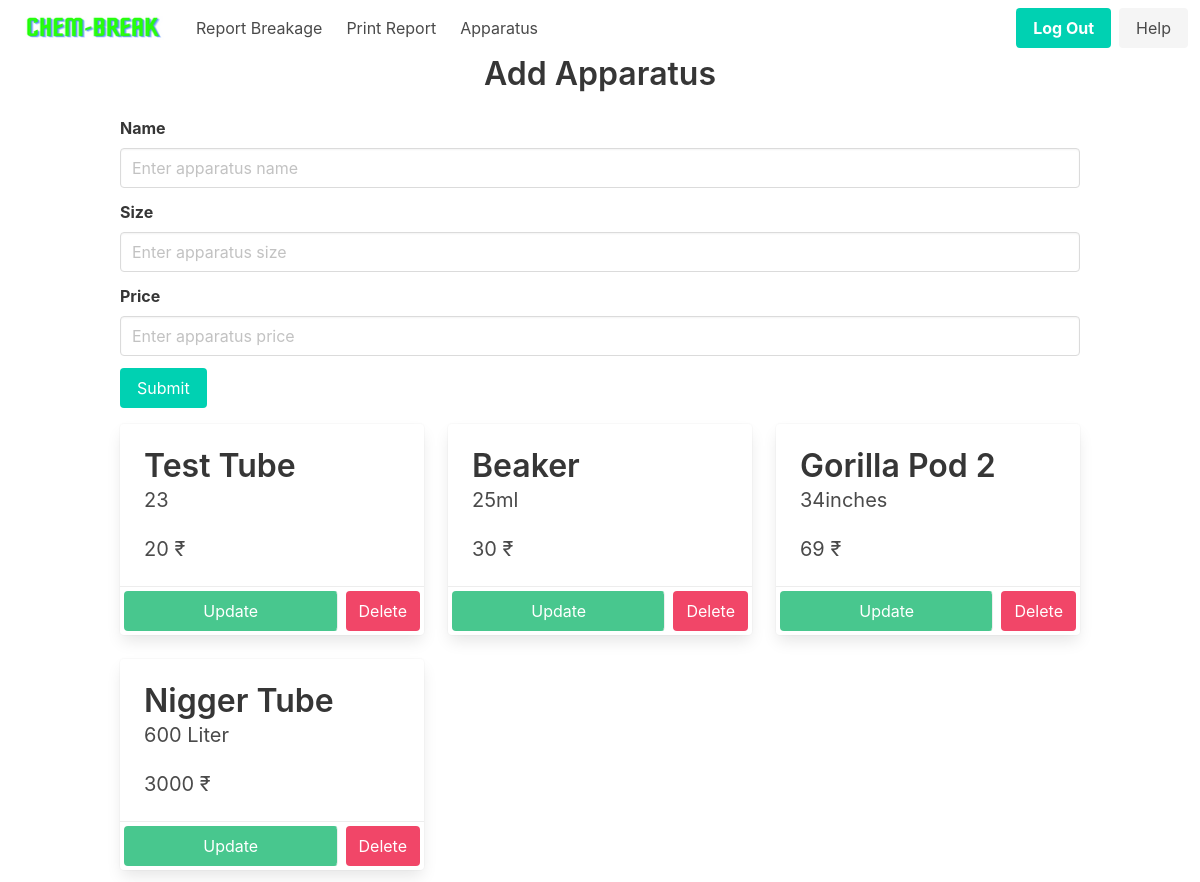
The app's page /home/apparatus (signed in), older data.
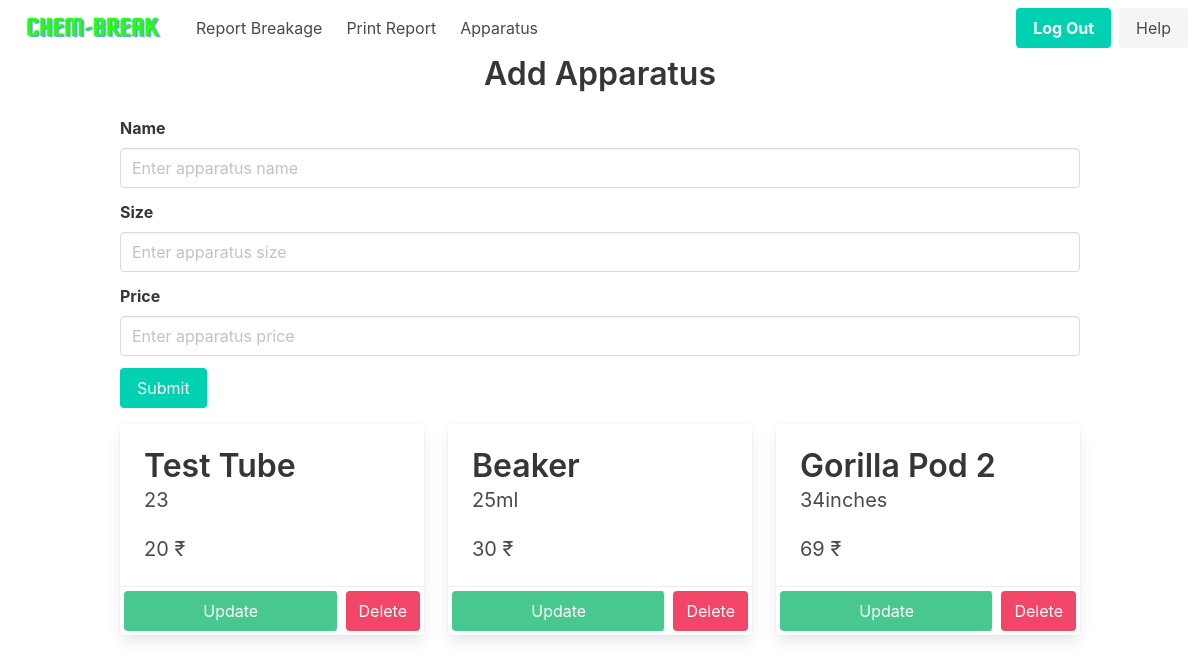
The same page, newer data.
### app/models.py (models this page shows, shortened)
class Apparatus(db.Model):
    __tablename__ = "apparatus"
    id = db.Column(db.Integer, primary_key=True)
    name = db.Column(db.String(100), nullable=False)
    size = db.Column(db.String(100), nullable=False)
    price = db.Column(db.Integer, nullable=False)
    apparatus = db.relationship(
        'Breakage', backref='breakage', lazy=True, cascade='all, delete-orphan')

### app/routes.py (the view)
@main.route('/home/apparatus')
@login_required
def apparatus():
    return render_template('apparatus.html', apparatuses=Apparatus.query.all())

### app/__init__.py (called while the page is built)
def create_app(config=None):
    app = Flask(__name__)
    if config:
        app.config.from_object(config)
    db.init_app(app)
    login_manager = LoginManager()
    login_manager.login_view = 'auth.login'
    login_manager.init_app(app)
    with app.app_context():
        from app.models import User, Breakage, Student, Apparatus, Record, Bank
        db.create_all()
    from app.models import User
    @login_manager.user_loader
    def load_user(user_id):
        return User.query.get(int(user_id))
    from .auth import auth as auth_blueprint
    app.register_blueprint(auth_blueprint)
    from .routes import main as main_blueprint
    app.register_blueprint(main_blueprint)
    return app

### app/templates/apparatus.html (shortened to what this page needs)
{% extends 'nav_base.html' %}
{% block content %}
<div class="container is-max-desktop">
    <h1 class="title has-text-centered">Add Apparatus</h1>
    <form method="post">
        <div class="field">
            <label class="label">Name</label>
            <div class="control">
                <input class="input" type="text" placeholder="Enter apparatus name" name="name" required>
            </div>
        </div>
        <div class="field">
            <label class="label">Size</label>
            <div class="control">
                <input class="input" type="text" placeholder="Enter apparatus size" name="size">
            </div>
        </div>
        <div class="field">
            <label class="label">Price</label>
            <div class="control">
                <input class="input" type="number" placeholder="Enter apparatus price" name="price" min="0" required>
            </div>
        </div>
        <div class="field">
            <div class="control">
                <button class="button is-primary" type="submit">Submit</button>
            </div>
        </div>
    </form>
</div>
<div class="container mt-4">
    <div class="columns is-multiline">
        {% for apparatus in apparatuses %}
        <div class="column is-one-third">
            <div class="card">
                <div class="card-content">
                    <p class="title">{{ apparatus.name }}</p>
                    <p class="subtitle">{{ apparatus.size }}</p>
                    <p class="subtitle">{{ apparatus.price }} ₹</p>
                </div>
                <footer class="card-footer">
                    <a href="{{ url_for('main.update_apparatus', id = apparatus.id) }}" class="card-footer-item button is-success m-1">Update</a>
                    <form action="{{ url_for('main.delete_apparatus', id=apparatus.id) }}" method="POST">
                        <button type="submit" class="card-footer-item button is-danger m-1">Delete</button>
                    </form>
                </footer>
            </div>
        </div>
        {% endfor %}
    </div>
</div>
{% endblock %}

Row changes from the older to the newer data that the page shows:
removed Apparatus: name "Nigger Tube", size "600 Liter", price "3000"
